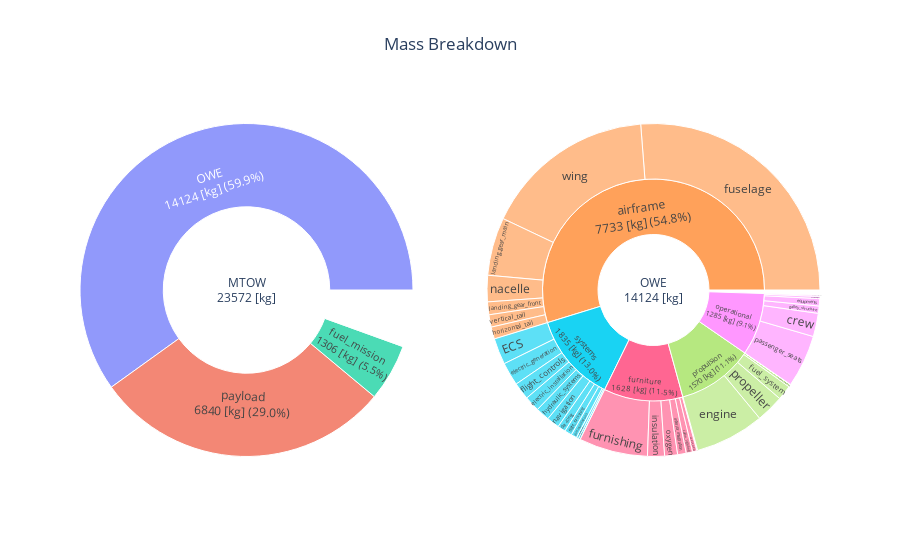
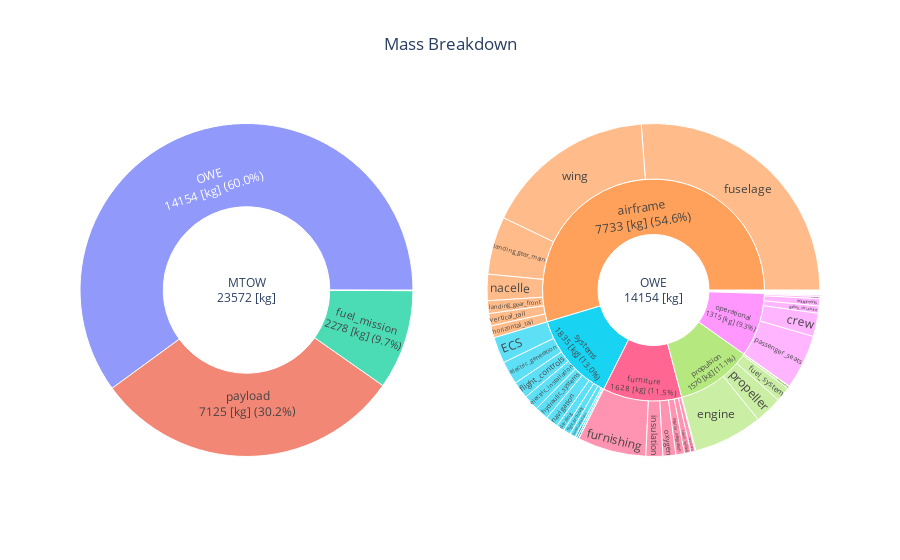

Notebook cell for these charts, in order:
### Markdown cell above
## 3. Mass breakdown

### Code cell
fig = mass_breakdown_sun_plot(RESULT_FILE)
fig.show()
fig = mass_breakdown_sun_plot(pth.join(REF_FOLDER_PATH,'problem_outputs.xml' ))
fig.show()

### Figure 1 — Plotly figure (JSON) as saved in the notebook; plotly's stock layout.template omitted (floating-point values rounded to 4 significant figures)
{"data": [{"branchvalues": "total", "domain": {"x": [0, 0.45], "y": [0, 1]}, "labels": ["MTOW<br>23572 [kg]", "payload<br>6840 [kg] (29.0%)", "fuel_mission<br>1306 [kg] (5.5%)", "H2_mission<br>0 [kg] (0.0%)", "OWE<br>14124 [kg] (59.9%)"], "parents": ["", "MTOW<br>23572 [kg]", "MTOW<br>23572 [kg]", "MTOW<br>23572 [kg]", "MTOW<br>23572 [kg]"], "type": "sunburst", "values": [23572, 6840, 1306.0, 0, 14120.0]}, {"branchvalues": "total", "domain": {"x": [0.55, 1], "y": [0, 1]}, "labels": ["OWE<br>14124 [kg]", "airframe<br>7733 [kg] (54.8%)", "propulsion<br>1570 [kg] (11.1%)", "systems<br>1835 [kg] (13.0%)", "furniture<br>1628 [kg] (11.5%)", "operational<br>1285 [kg] (9.1%)", "wing", "fuselage", "horizontal_tail", "vertical_tail", "landing_gear_main", "landing_gear_front", "nacelle", "engine", "propeller", "engine_controls", "fuel_system", "fuel_cell", "motor", "power_electronics", "cooling", "H2_distribution", "cables", "battery", "H2_storage", "APU", "electric_generation", "electric_installation", "hydraulic_systems", "fire_protection", "flight_furnishing", "automatic_flight_system", "communications", "ECS", "de-icing", "navigation", "flight_controls", "furnishing", "water", "interior_integration", "insulation", "cabin_lighting", "seats_crew", "oxygen", "passenger_seats", "unusable_fuel", "documents_toolkit", "galley_structure", "crew", "equipments"], "parents": ["", "OWE<br>14124 [kg]", "OWE<br>14124 [kg]", "OWE<br>14124 [kg]", "OWE<br>14124 [kg]", "OWE<br>14124 [kg]", "airframe<br>7733 [kg] (54.8%)", "airframe<br>7733 [kg] (54.8%)", "airframe<br>7733 [kg] (54.8%)", "airframe<br>7733 [kg] (54.8%)", "airframe<br>7733 [kg] (54.8%)", "airframe<br>7733 [kg] (54.8%)", "airframe<br>7733 [kg] (54.8%)", "propulsion<br>1570 [kg] (11.1%)", "propulsion<br>1570 [kg] (11.1%)", "propulsion<br>1570 [kg] (11.1%)", "propulsion<br>1570 [kg] (11.1%)", "propulsion<br>1570 [kg] (11.1%)", "propulsion<br>1570 [kg] (11.1%)", "propulsion<br>1570 [kg] (11.1%)", "propulsion<br>1570 [kg] (11.1%)", "propulsion<br>1570 [kg] (11.1%)", "propulsion<br>1570 [kg] (11.1%)", "propulsion<br>1570 [kg] (11.1%)", "propulsion<br>1570 [kg] (11.1%)", "systems<br>1835 [kg] (13.0%)", "systems<br>1835 [kg] (13.0%)", "systems<br>1835 [kg] (13.0%)", "systems<br>1835 [kg] (13.0%)", "systems<br>1835 [kg] (13.0%)", "systems<br>1835 [kg] (13.0%)", "systems<br>1835 [kg] (13.0%)", "systems<br>1835 [kg] (13.0%)", "systems<br>1835 [kg] (13.0%)", "systems<br>1835 [kg] (13.0%)", "systems<br>1835 [kg] (13.0%)", "systems<br>1835 [kg] (13.0%)", "furniture<br>1628 [kg] (11.5%)", "furniture<br>1628 [kg] (11.5%)", "furniture<br>1628 [kg] (11.5%)", "furniture<br>1628 [kg] (11.5%)", "furniture<br>1628 [kg] (11.5%)", "furniture<br>1628 [kg] (11.5%)", "furniture<br>1628 [kg] (11.5%)", "operational<br>1285 [kg] (9.1%)", "operational<br>1285 [kg] (9.1%)", "operational<br>1285 [kg] (9.1%)", "operational<br>1285 [kg] (9.1%)", "operational<br>1285 [kg] (9.1%)", "operational<br>1285 [kg] (9.1%)"], "type": "sunburst", "values": [14120.0, 7733.0, 1570.0, 1835.0, 1628.0, 1285, 2362.0, 3704.0, 165.2, 168.7, 795.9, 175.8, 361.3, 950.7, 380.5, 36.73, 202.5, 0, 0, 0, 0, 0, 0, 0, 0, 0, 319.1, 212.7, 188.6, 25, 100, 30, 80, 360, 110.4, 173.9, 235.7, 942.9, 10, 117.9, 232.5, 87.51, 60, 177.5, 720, 30, 15, 100, 320, 100]}], "layout": {"title": {"text": "Mass Breakdown", "x": 0.5}}}

### Figure 2 — Plotly figure (JSON) as saved in the notebook; plotly's stock layout.template omitted (floating-point values rounded to 4 significant figures)
{"data": [{"branchvalues": "total", "domain": {"x": [0, 0.45], "y": [0, 1]}, "labels": ["MTOW<br>23572 [kg]", "payload<br>7125 [kg] (30.2%)", "fuel_mission<br>2278 [kg] (9.7%)", "H2_mission<br>0 [kg] (0.0%)", "OWE<br>14154 [kg] (60.0%)"], "parents": ["", "MTOW<br>23572 [kg]", "MTOW<br>23572 [kg]", "MTOW<br>23572 [kg]", "MTOW<br>23572 [kg]"], "type": "sunburst", "values": [23572, 7125, 2278.0, 0, 14150.0]}, {"branchvalues": "total", "domain": {"x": [0.55, 1], "y": [0, 1]}, "labels": ["OWE<br>14154 [kg]", "airframe<br>7733 [kg] (54.6%)", "propulsion<br>1570 [kg] (11.1%)", "systems<br>1835 [kg] (13.0%)", "furniture<br>1628 [kg] (11.5%)", "operational<br>1315 [kg] (9.3%)", "wing", "fuselage", "horizontal_tail", "vertical_tail", "landing_gear_main", "landing_gear_front", "nacelle", "engine", "propeller", "engine_controls", "fuel_system", "fuel_cell", "motor", "power_electronics", "cooling", "H2_distribution", "cables", "battery", "H2_storage", "APU", "electric_generation", "electric_installation", "hydraulic_systems", "fire_protection", "flight_furnishing", "automatic_flight_system", "communications", "ECS", "de-icing", "navigation", "flight_controls", "furnishing", "water", "interior_integration", "insulation", "cabin_lighting", "seats_crew", "oxygen", "passenger_seats", "unusable_fuel", "documents_toolkit", "galley_structure", "crew", "equipments"], "parents": ["", "OWE<br>14154 [kg]", "OWE<br>14154 [kg]", "OWE<br>14154 [kg]", "OWE<br>14154 [kg]", "OWE<br>14154 [kg]", "airframe<br>7733 [kg] (54.6%)", "airframe<br>7733 [kg] (54.6%)", "airframe<br>7733 [kg] (54.6%)", "airframe<br>7733 [kg] (54.6%)", "airframe<br>7733 [kg] (54.6%)", "airframe<br>7733 [kg] (54.6%)", "airframe<br>7733 [kg] (54.6%)", "propulsion<br>1570 [kg] (11.1%)", "propulsion<br>1570 [kg] (11.1%)", "propulsion<br>1570 [kg] (11.1%)", "propulsion<br>1570 [kg] (11.1%)", "propulsion<br>1570 [kg] (11.1%)", "propulsion<br>1570 [kg] (11.1%)", "propulsion<br>1570 [kg] (11.1%)", "propulsion<br>1570 [kg] (11.1%)", "propulsion<br>1570 [kg] (11.1%)", "propulsion<br>1570 [kg] (11.1%)", "propulsion<br>1570 [kg] (11.1%)", "propulsion<br>1570 [kg] (11.1%)", "systems<br>1835 [kg] (13.0%)", "systems<br>1835 [kg] (13.0%)", "systems<br>1835 [kg] (13.0%)", "systems<br>1835 [kg] (13.0%)", "systems<br>1835 [kg] (13.0%)", "systems<br>1835 [kg] (13.0%)", "systems<br>1835 [kg] (13.0%)", "systems<br>1835 [kg] (13.0%)", "systems<br>1835 [kg] (13.0%)", "systems<br>1835 [kg] (13.0%)", "systems<br>1835 [kg] (13.0%)", "systems<br>1835 [kg] (13.0%)", "furniture<br>1628 [kg] (11.5%)", "furniture<br>1628 [kg] (11.5%)", "furniture<br>1628 [kg] (11.5%)", "furniture<br>1628 [kg] (11.5%)", "furniture<br>1628 [kg] (11.5%)", "furniture<br>1628 [kg] (11.5%)", "furniture<br>1628 [kg] (11.5%)", "operational<br>1315 [kg] (9.3%)", "operational<br>1315 [kg] (9.3%)", "operational<br>1315 [kg] (9.3%)", "operational<br>1315 [kg] (9.3%)", "operational<br>1315 [kg] (9.3%)", "operational<br>1315 [kg] (9.3%)"], "type": "sunburst", "values": [14150.0, 7733.0, 1570.0, 1835.0, 1628.0, 1315, 2362.0, 3704.0, 165.2, 168.7, 795.9, 175.8, 361.3, 950.7, 380.5, 36.73, 202.5, 1.538e-05, 0, 0, 0, 0, 0, 0, 0, 0, 319.1, 212.7, 188.6, 25, 100, 30, 80, 360, 110.4, 173.9, 235.7, 942.9, 10, 117.9, 232.5, 87.51, 60, 177.5, 750, 30, 15, 100, 320, 100]}], "layout": {"title": {"text": "Mass Breakdown", "x": 0.5}}}
